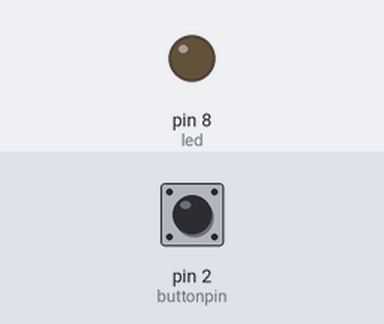
Recording of a sketch running on a simulated Arduino Uno, built with avr-gcc and run on an emulated ATmega328P. Shown: output pins drawn as LEDs (lit = HIGH). The test bench sets the inputs (shaded band); at power-on: pin 2 (buttonpin) LOW.

Above: at 1.2 s.
1.3 s: pin 2 (buttonpin) pulled HIGH for 0.15 s
At 1.7 s:
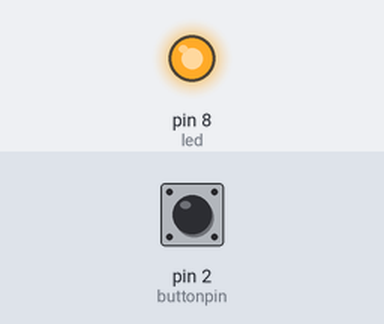
2.9 s: pin 2 (buttonpin) pulled HIGH for 1 s
At 4.2 s:
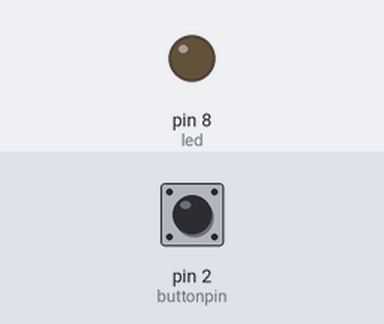
5.4 s: pin 2 (buttonpin) pulled HIGH for 3.2 s
At 6.1 s:
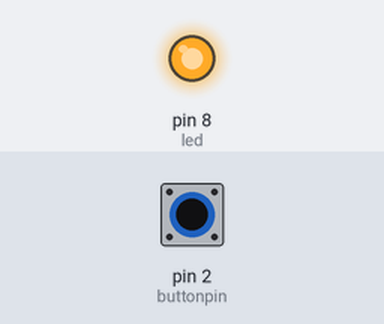
Timing chart, 0 to 8.4 s (numbered marks = the images above; inputs shaded):
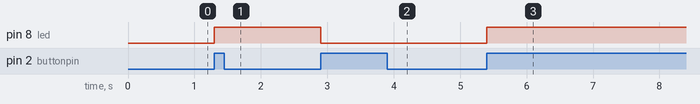

Measured:
- after the input at 1.3 s, pin 8 (led): LOW → HIGH at once
- after the input at 2.9 s, pin 8 (led): HIGH → LOW at once
- after the input at 5.4 s, pin 8 (led): LOW → HIGH at once

The sketch:

simple_button.ino
```cpp
int buttonpin = 2;
int led = 8;
boolean state = false;
int previousstate = 0;
void setup() {
  //define pin#2 as input
  pinMode(buttonpin,INPUT);
  //define pin#13 as output for the led
  pinMode(led,OUTPUT);

}

void loop() {
  //Read the value of the input ,it can either be 1 or 0
  int buttonValue = digitalRead(buttonpin);
  if( buttonValue != previousstate){
     previousstate = buttonValue;
     if (buttonValue){
       if (state){
           digitalWrite(led,0);
             state = false;
        }
        else{
           digitalWrite(led,HIGH);
           state = true;
        }
      }
  }

}
```
